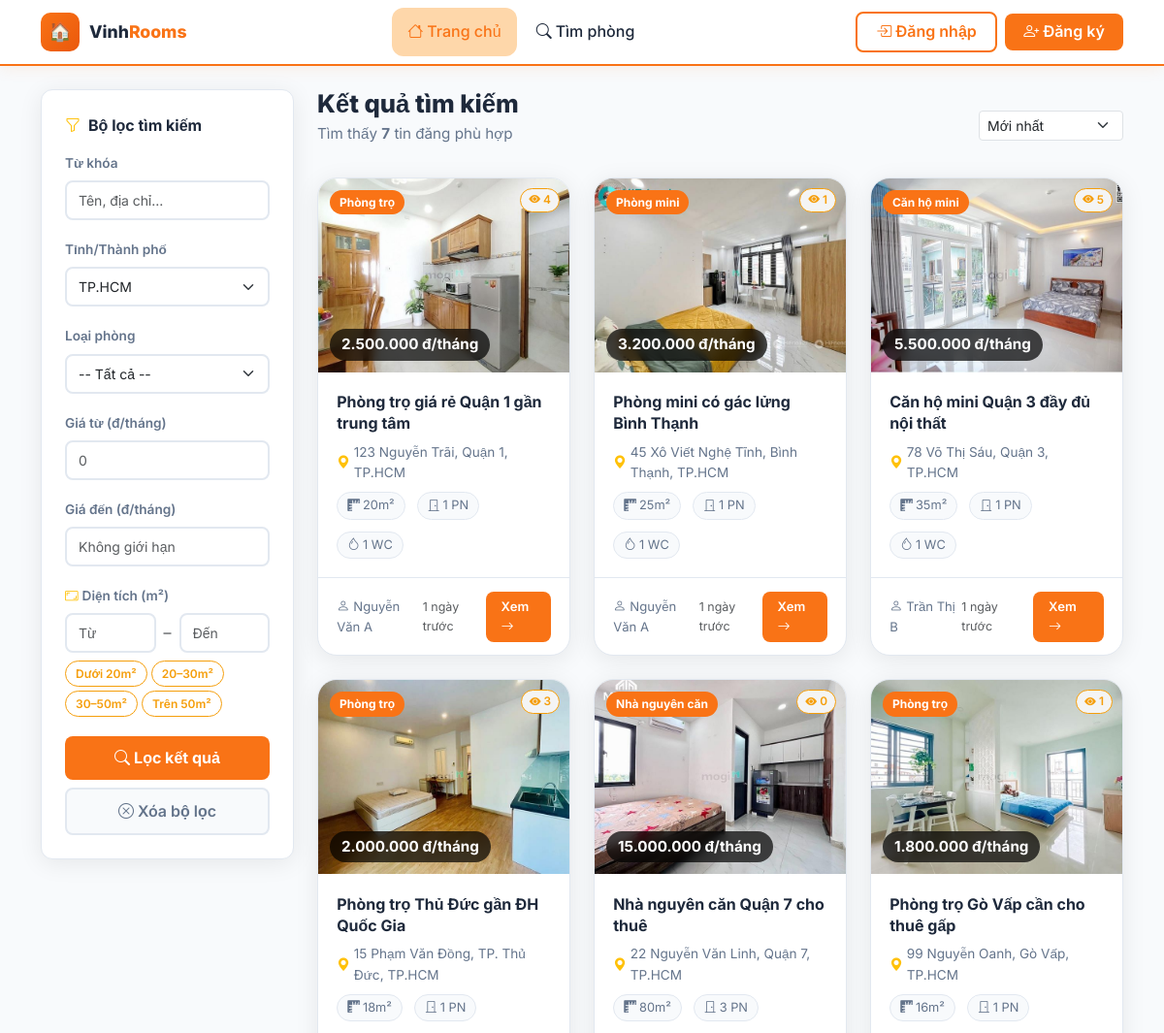
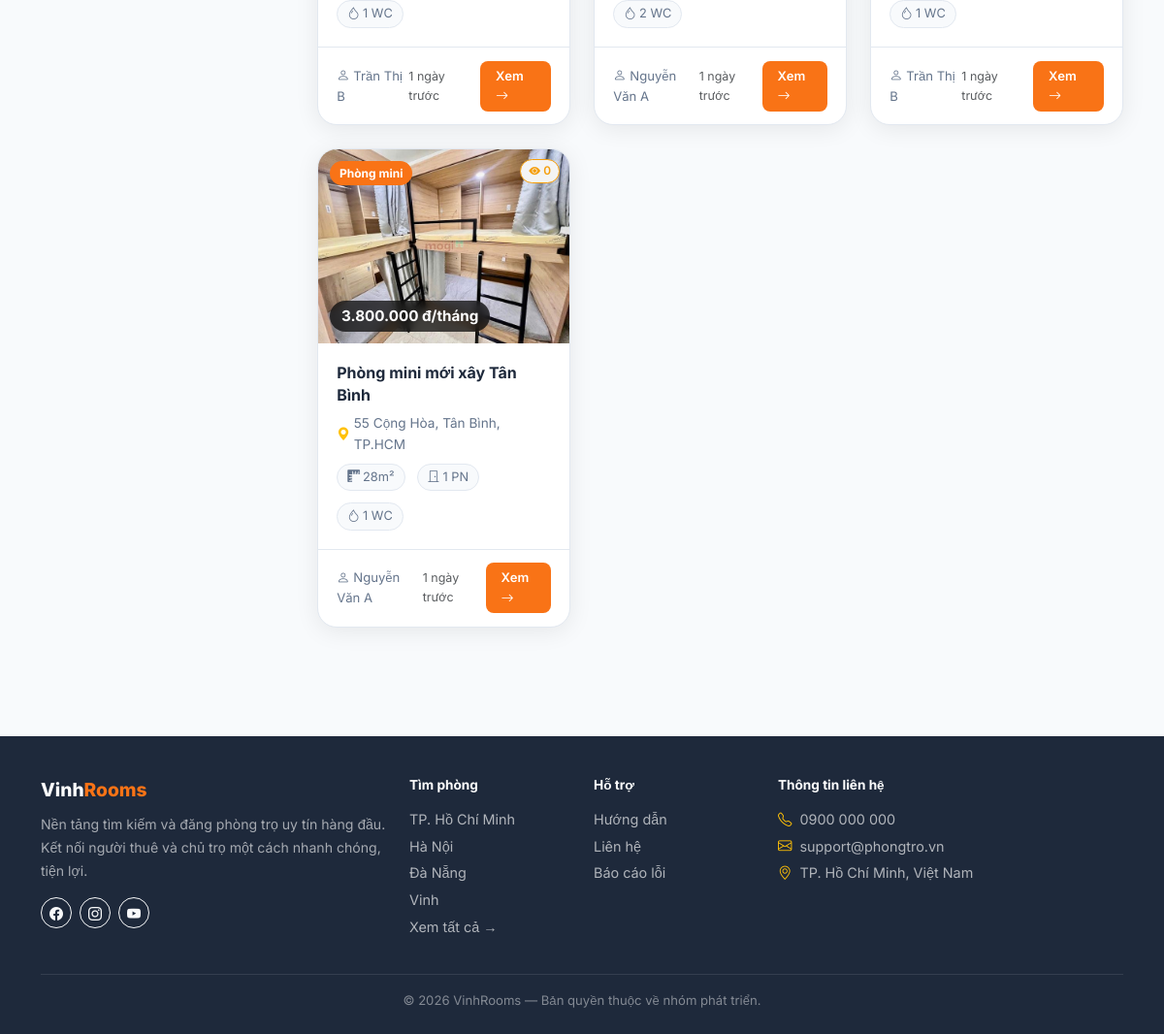
The page /index.php?tinh_thanh=TP.HCM on the database its author committed (2 pictures, top to bottom).
### tables this page shows
CREATE TABLE `tin_dang` (
  `id` int(11) UNSIGNED NOT NULL,
  `phong_tro_id` int(10) UNSIGNED NOT NULL,
  `tieu_de` varchar(255) DEFAULT NULL,
  `mo_ta` text DEFAULT NULL,
  `gia` decimal(10,2) DEFAULT NULL,
  `trang_thai` enum('cho_duyet','da_duyet','bi_tu_choi','an','da_thue') DEFAULT 'da_thue',
  `luot_xem` int(11) DEFAULT 0,
  `created_at` datetime DEFAULT NULL,
  `updated_at` datetime DEFAULT NULL
);

CREATE TABLE `phong_tro` (
  `id` int(10) UNSIGNED NOT NULL,
  `user_id` int(10) UNSIGNED NOT NULL,
  `loai_phong_id` int(10) UNSIGNED DEFAULT NULL,
  `khu_vuc_id` int(10) UNSIGNED DEFAULT NULL,
  `gia_goc` decimal(12,0) NOT NULL COMMENT 'VND/tháng',
  `dien_tich` float NOT NULL COMMENT 'm2',
  `dia_chi` varchar(255) NOT NULL,
  `so_phong_ngu` tinyint(3) UNSIGNED DEFAULT 1,
  `so_wc` tinyint(3) UNSIGNED DEFAULT 1,
  `tien_nghi` text DEFAULT NULL COMMENT 'JSON hoặc text mô tả tiện nghi',
  `hinh_anh` varchar(255) DEFAULT NULL COMMENT 'Ảnh đại diện',
  `trang_thai` enum('co_san','da_cho_thue') NOT NULL DEFAULT 'co_san',
  `created_at` datetime NOT NULL DEFAULT current_timestamp(),
  `updated_at` datetime NOT NULL DEFAULT current_timestamp() ON UPDATE current_timestamp()
);

CREATE TABLE `loai_phong` (
  `id` int(10) UNSIGNED NOT NULL,
  `ten` varchar(100) NOT NULL,
  `mo_ta` text DEFAULT NULL
);

CREATE TABLE `khu_vuc` (
  `id` int(10) UNSIGNED NOT NULL,
  `tinh_thanh` varchar(100) NOT NULL,
  `phuong_xa` varchar(100) NOT NULL
);

CREATE TABLE `users` (
  `id` int(10) UNSIGNED NOT NULL,
  `username` varchar(50) NOT NULL,
  `email` varchar(100) NOT NULL,
  `password` varchar(255) NOT NULL,
  `ho_ten` varchar(100) NOT NULL,
  `so_dien_thoai` varchar(15) DEFAULT NULL,
  `dia_chi` varchar(255) DEFAULT NULL,
  `avatar` varchar(255) DEFAULT 'default_avatar.png',
  `role` enum('admin','user') NOT NULL DEFAULT 'user',
  `trang_thai` enum('active','inactive','banned') NOT NULL DEFAULT 'active',
  `created_at` datetime NOT NULL DEFAULT current_timestamp(),
  `updated_at` datetime NOT NULL DEFAULT current_timestamp() ON UPDATE current_timestamp()
);

### includes/functions.php (called while the page is built, shortened)
<?php
function formatPrice(float $price): string {
    return number_format($price, 0, ',', '.') . ' đ';
}
function timeAgo(string $datetime): string {
    $diff = time() - strtotime($datetime);
    if ($diff < 2592000) return intdiv($diff, 86400) . ' ngày trước';
    return formatDate($datetime);
}
function e(string $str): string {
    return htmlspecialchars($str, ENT_QUOTES, 'UTF-8');
}
function getImageUrl(?string $filename): string {
    if ($filename[0] === '/') {
        $physicalPath = __DIR__ . '/..' . $filename;
        if (file_exists($physicalPath)) {
            return BASE_URL . $filename;
        }
        return BASE_URL . '/assets/images/no-image.svg';
    }
    return BASE_URL . '/assets/images/no-image.svg';
}
function paginate(int $total, int $perPage, int $current): array {
    $pages = (int)ceil($total / $perPage);
    return [
        'total'      => $total,
        'per_page'   => $perPage,
        'current'    => $current,
        'pages'      => $pages,
        'offset'     => ($current - 1) * $perPage,
        'has_prev'   => $current > 1,
        'has_next'   => $current < $pages,
    ];
}

### index.php (the view, shortened to what this page needs)
<?php
require_once __DIR__ . '/includes/header.php';
$db = getDB();
$search      = trim($_GET['q'] ?? '');
$tinh_thanh  = trim($_GET['tinh_thanh'] ?? '');
$loai_id     = (int)($_GET['loai'] ?? 0);
$gia_min     = (int)($_GET['gia_min'] ?? 0);
$gia_max     = (int)($_GET['gia_max'] ?? 0);
$dt_min      = (int)($_GET['dt_min'] ?? 0);
$dt_max      = (int)($_GET['dt_max'] ?? 0);
$sort        = $_GET['sort'] ?? 'newest';
$page_num    = max(1, (int)($_GET['page'] ?? 1));
$per_page    = 9;
$sortOptions = [
    'newest'    => ['label' => 'Mới nhất',       'order' => 'td.created_at DESC'],
    'popular'   => ['label' => 'Xem nhiều nhất', 'order' => 'td.luot_xem DESC, td.created_at DESC'],
    'near_dhv'  => ['label' => 'Gần ĐH Vinh',    'order' => "td.created_at DESC"],
    'price_asc' => ['label' => 'Giá tăng dần',   'order' => 'td.gia ASC'],
    'price_desc'=> ['label' => 'Giá giảm dần',   'order' => 'td.gia DESC'],
];
$orderSQL = $sortOptions[$sort]['order'];
$where   = ["td.trang_thai = 'da_duyet'"];
$params  = [];
$types   = '';
if ($tinh_thanh !== '') {
    $where[]  = "k.tinh_thanh = ?";
    $params[] = $tinh_thanh;
    $types   .= 's';
}
$whereSQL = implode(' AND ', $where);
$countSQL = "SELECT COUNT(*) FROM tin_dang td
             JOIN phong_tro p ON td.phong_tro_id = p.id
             JOIN khu_vuc k   ON p.khu_vuc_id = k.id
             WHERE $whereSQL";
if (!empty($params)) {
    $stmt = $db->prepare($countSQL);
    $stmt->bind_param($types, ...$params);
    $stmt->execute();
    $total = $stmt->get_result()->fetch_row()[0];
} else {
    $total = $db->query($countSQL)->fetch_row()[0];
}
$pg = paginate($total, $per_page, $page_num);
$offset  = $pg['offset'];
$roomSQL = "SELECT td.id AS tin_id, td.tieu_de, td.mo_ta, td.gia, td.luot_xem, td.trang_thai, td.created_at,
                   p.id, p.dien_tich, p.so_phong_ngu, p.so_wc, p.tien_nghi, p.hinh_anh, p.dia_chi,
                   p.gia_goc, p.user_id,
                   k.tinh_thanh, k.phuong_xa,
                   u.ho_ten AS chu_tro,
                   l.ten    AS loai_ten
            FROM tin_dang td
            JOIN phong_tro p ON td.phong_tro_id = p.id
            JOIN khu_vuc k   ON p.khu_vuc_id = k.id
            LEFT JOIN users u     ON p.user_id = u.id
            LEFT JOIN loai_phong l ON p.loai_phong_id = l.id
            WHERE $whereSQL
            ORDER BY $orderSQL
            LIMIT $per_page OFFSET $offset";
if (!empty($params)) {
    $stmt = $db->prepare($roomSQL);
    $stmt->bind_param($types, ...$params);
    $stmt->execute();
    $rooms = $stmt->get_result()->fetch_all(MYSQLI_ASSOC);
} else {
    $rooms = $db->query($roomSQL)->fetch_all(MYSQLI_ASSOC);
}
$cities     = $db->query("SELECT DISTINCT tinh_thanh FROM phong_tro p JOIN khu_vuc k ON p.khu_vuc_id = k.id WHERE p.trang_thai='co_san' ORDER BY tinh_thanh")->fetch_all(MYSQLI_ASSOC);
$isSearch = $search || $tinh_thanh || $loai_id || $gia_min || $gia_max || $dt_min || $dt_max || $sort !== 'newest';
?>
<div class="container py-4">
    <div class="row g-4">
        <div class="col-lg-3">
            <div class="filter-sidebar">
                <div class="filter-title"><i class="bi bi-funnel me-2 text-warning"></i>Bộ lọc tìm kiếm</div>
                <form method="GET" action="<?= BASE_URL ?>/index.php" id="filterForm">
                    <div class="filter-group">
                        <label>Từ khóa</label>
                        <input type="text" name="q" class="form-control" placeholder="Tên, địa chỉ..." value="<?= e($search) ?>">
                    </div>
                    <div class="filter-group">
                        <label>Tỉnh/Thành phố</label>
                        <select name="tinh_thanh" class="form-select">
                            <?php foreach ($cities as $c): ?>
                            <option value="<?= e($c['tinh_thanh']) ?>" <?= $tinh_thanh === $c['tinh_thanh'] ? 'selected' : '' ?>>
                                <?= e($c['tinh_thanh']) ?>
                            </option>
                            <?php endforeach; ?>
                        </select>
                    </div>
                    <div class="filter-group">
                        <label>Loại phòng</label>
                        <select name="loai" class="form-select">
                            <option value="">-- Tất cả --</option>
                        </select>
                    </div>
                    <div class="filter-group">
                        <label>Giá từ (đ/tháng)</label>
                        <input type="number" name="gia_min" class="form-control" placeholder="0" value="<?= $gia_min ?: '' ?>" min="0" step="100000">
                    </div>
                    <div class="filter-group">
                        <label>Giá đến (đ/tháng)</label>
                        <input type="number" name="gia_max" class="form-control" placeholder="Không giới hạn" value="<?= $gia_max ?: '' ?>" min="0" step="100000">
                    </div>
                    <div class="filter-group">
                        <label><i class="bi bi-aspect-ratio me-1 text-warning"></i>Diện tích (m²)</label>
                        <div class="d-flex gap-2 align-items-center">
                            <input type="number" name="dt_min" class="form-control" placeholder="Từ" value="<?= $dt_min ?: '' ?>" min="0" step="1" style="width:50%">
                            <span class="text-muted">–</span>
                            <input type="number" name="dt_max" class="form-control" placeholder="Đến" value="<?= $dt_max ?: '' ?>" min="0" step="1" style="width:50%">
                        </div>
                        <div class="d-flex flex-wrap gap-1 mt-2">
                            <button type="button" class="badge-dt-preset" onclick="setDT(0,20)">Dưới 20m²</button>
                            <button type="button" class="badge-dt-preset" onclick="setDT(20,30)">20–30m²</button>
                            <button type="button" class="badge-dt-preset" onclick="setDT(30,50)">30–50m²</button>
                            <button type="button" class="badge-dt-preset" onclick="setDT(50,0)">Trên 50m²</button>
                        </div>
                    </div>
                    <button type="submit" class="btn-filter">
                        <i class="bi bi-search me-1"></i>Lọc kết quả
                    </button>
                    <a href="<?= BASE_URL ?>/index.php" class="btn-filter-reset d-block text-center text-decoration-none">
                        <i class="bi bi-x-circle me-1"></i>Xóa bộ lọc
                    </a>
                </form>
            </div>
        </div>
        <div class="col-lg-9">
            <div class="d-flex align-items-center justify-content-between mb-3 flex-wrap gap-2">
                <div>
                    <?php if ($isSearch): ?>
                        <h2 class="section-title mb-0">Kết quả tìm kiếm</h2>
                        <p class="section-subtitle mt-1">Tìm thấy <strong><?= $total ?></strong> tin đăng phù hợp</p>
                    <?php else: ?>
                        <h2 class="section-title mb-0">Phòng trọ <span>mới nhất</span></h2>
                        <div class="divider-primary"></div>
                        <p class="section-subtitle">Tổng <?= $total ?> tin đăng</p>
                    <?php endif; ?>
                </div>
                <div class="d-flex gap-2">
                    <select class="form-select form-select-sm" style="width:auto" id="sortSelect" onchange="applySort(this.value)">
                        <?php foreach ($sortOptions as $key => $opt): ?>
                        <option value="<?= $key ?>" <?= $sort === $key ? 'selected' : '' ?>>
                            <?= $opt['label'] ?>
                        </option>
                        <?php endforeach; ?>
                    </select>
                </div>
            </div>
            <?php if (empty($rooms)): ?>
            <div class="text-center py-5">
                <div style="font-size:4rem">🔍</div>
                <h4 class="mt-3 text-muted">Không tìm thấy phòng phù hợp</h4>
                <p class="text-muted">Thử thay đổi từ khóa hoặc bộ lọc</p>
                <a href="<?= BASE_URL ?>/index.php" class="btn btn-outline-warning mt-2">Xem tất cả phòng</a>
            </div>
            <?php else: ?>
            <div class="row g-4 row-cols-1 row-cols-sm-2 row-cols-xl-3">
                <?php foreach ($rooms as $room): ?>
                <div class="col">
                    <div class="room-card h-100">
                        <div class="room-card-img">
                            <img src="<?= getImageUrl($room['hinh_anh']) ?>"
                                 alt="<?= e($room['tieu_de']) ?>"
                                 loading="lazy">
                            <span class="room-view-count <?= $room['luot_xem'] >= 100 ? 'hot' : '' ?>">
                                <i class="bi bi-eye-fill"></i>
                                <?= $room['luot_xem'] >= 1000
                                    ? number_format($room['luot_xem']/1000, 1) . 'k'
                                    : number_format($room['luot_xem']) ?>
                            </span>
                            <?php if ($room['loai_ten']): ?>
                            <div class="room-card-badge"><?= e($room['loai_ten']) ?></div>
                            <?php endif; ?>
                            <div class="room-card-price">
                                <?= formatPrice($room['gia']) ?>/tháng
                            </div>
                        </div>
                        <div class="room-card-body">
                            <a href="<?= BASE_URL ?>/room-detail.php?id=<?= $room['tin_id'] ?>" class="room-card-title">
                                <?= e($room['tieu_de']) ?>
                            </a>
                            <div class="room-card-location">
                                <i class="bi bi-geo-alt-fill text-warning"></i>
                                <?= e($room['dia_chi']) ?><?= $room['phuong_xa'] ? ', ' . e($room['phuong_xa']) : '' ?>, <?= e($room['tinh_thanh']) ?>
                            </div>
                            <div class="room-meta">
                                <span class="room-meta-item"><i class="bi bi-rulers"></i><?= $room['dien_tich'] ?>m²</span>
                                <span class="room-meta-item"><i class="bi bi-door-closed"></i><?= $room['so_phong_ngu'] ?> PN</span>
                                <span class="room-meta-item"><i class="bi bi-droplet"></i><?= $room['so_wc'] ?> WC</span>
                            </div>
                        </div>
                        <div class="room-card-footer">
                            <span><i class="bi bi-person me-1"></i><?= e($room['chu_tro']) ?></span>
                            <div class="d-flex align-items-center gap-2">
                                <span class="text-muted" style="font-size:.78rem"><?= timeAgo($room['created_at']) ?></span>
                                <a href="<?= BASE_URL ?>/room-detail.php?id=<?= $room['tin_id'] ?>" class="btn-view-detail">
                                    Xem <i class="bi bi-arrow-right"></i>
                                </a>
                            </div>
                        </div>
                    </div>
                </div>
                <?php endforeach; ?>
            </div>
            <?php endif; ?>
        </div>
    </div>
</div>
<?php require_once __DIR__ . '/includes/footer.php'; ?>

### rows shown on the page
tin_dang: phong_tro.hinh_anh (picture), luot_xem "4", loai_phong.ten "Phòng trọ", gia "2.500.000 đ", tieu_de "Phòng trọ giá rẻ Quận 1 gần trung tâm", phong_tro.dia_chi "123 Nguyễn Trãi", khu_vuc.phuong_xa "Quận 1", khu_vuc.tinh_thanh "TP.HCM", phong_tro.dien_tich "20", phong_tro.so_phong_ngu "1", phong_tro.so_wc "1", users.ho_ten "Nguyễn Văn A", created_at "1 ngày trước"
tin_dang: phong_tro.hinh_anh (picture), luot_xem "1", loai_phong.ten "Phòng mini", gia "3.200.000 đ", tieu_de "Phòng mini có gác lửng Bình Thạnh", phong_tro.dia_chi "45 Xô Viết Nghệ Tĩnh", khu_vuc.phuong_xa "Bình Thạnh", khu_vuc.tinh_thanh "TP.HCM", phong_tro.dien_tich "25", phong_tro.so_phong_ngu "1", phong_tro.so_wc "1", users.ho_ten "Nguyễn Văn A", created_at "1 ngày trước"
tin_dang: phong_tro.hinh_anh (picture), luot_xem "5", loai_phong.ten "Căn hộ mini", gia "5.500.000 đ", tieu_de "Căn hộ mini Quận 3 đầy đủ nội thất", phong_tro.dia_chi "78 Võ Thị Sáu", khu_vuc.phuong_xa "Quận 3", khu_vuc.tinh_thanh "TP.HCM", phong_tro.dien_tich "35", phong_tro.so_phong_ngu "1", phong_tro.so_wc "1", users.ho_ten "Trần Thị B", created_at "1 ngày trước"
tin_dang: phong_tro.hinh_anh (picture), luot_xem "3", loai_phong.ten "Phòng trọ", gia "2.000.000 đ", tieu_de "Phòng trọ Thủ Đức gần ĐH Quốc Gia", phong_tro.dia_chi "15 Phạm Văn Đồng", khu_vuc.phuong_xa "TP. Thủ Đức", khu_vuc.tinh_thanh "TP.HCM", phong_tro.dien_tich "18", phong_tro.so_phong_ngu "1", phong_tro.so_wc "1", users.ho_ten "Trần Thị B", created_at "1 ngày trước"
tin_dang: phong_tro.hinh_anh (picture), luot_xem "0", loai_phong.ten "Nhà nguyên căn", gia "15.000.000 đ", tieu_de "Nhà nguyên căn Quận 7 cho thuê", phong_tro.dia_chi "22 Nguyễn Văn Linh", khu_vuc.phuong_xa "Quận 7", khu_vuc.tinh_thanh "TP.HCM", phong_tro.dien_tich "80", phong_tro.so_phong_ngu "3", phong_tro.so_wc "2", users.ho_ten "Nguyễn Văn A", created_at "1 ngày trước"
tin_dang: phong_tro.hinh_anh (picture), luot_xem "1", loai_phong.ten "Phòng trọ", gia "1.800.000 đ", tieu_de "Phòng trọ Gò Vấp cần cho thuê gấp", phong_tro.dia_chi "99 Nguyễn Oanh", khu_vuc.phuong_xa "Gò Vấp", khu_vuc.tinh_thanh "TP.HCM", phong_tro.dien_tich "16", phong_tro.so_phong_ngu "1", phong_tro.so_wc "1", users.ho_ten "Trần Thị B", created_at "1 ngày trước"
tin_dang: phong_tro.hinh_anh (picture), luot_xem "0", loai_phong.ten "Phòng mini", gia "3.800.000 đ", tieu_de "Phòng mini mới xây Tân Bình", phong_tro.dia_chi "55 Cộng Hòa", khu_vuc.phuong_xa "Tân Bình", khu_vuc.tinh_thanh "TP.HCM", phong_tro.dien_tich "28", phong_tro.so_phong_ngu "1", phong_tro.so_wc "1", users.ho_ten "Nguyễn Văn A", created_at "1 ngày trước"

### other values the page prints
$total "7"
form field tinh_thanh "TP.HCM"
form field value "Mới nhất"
